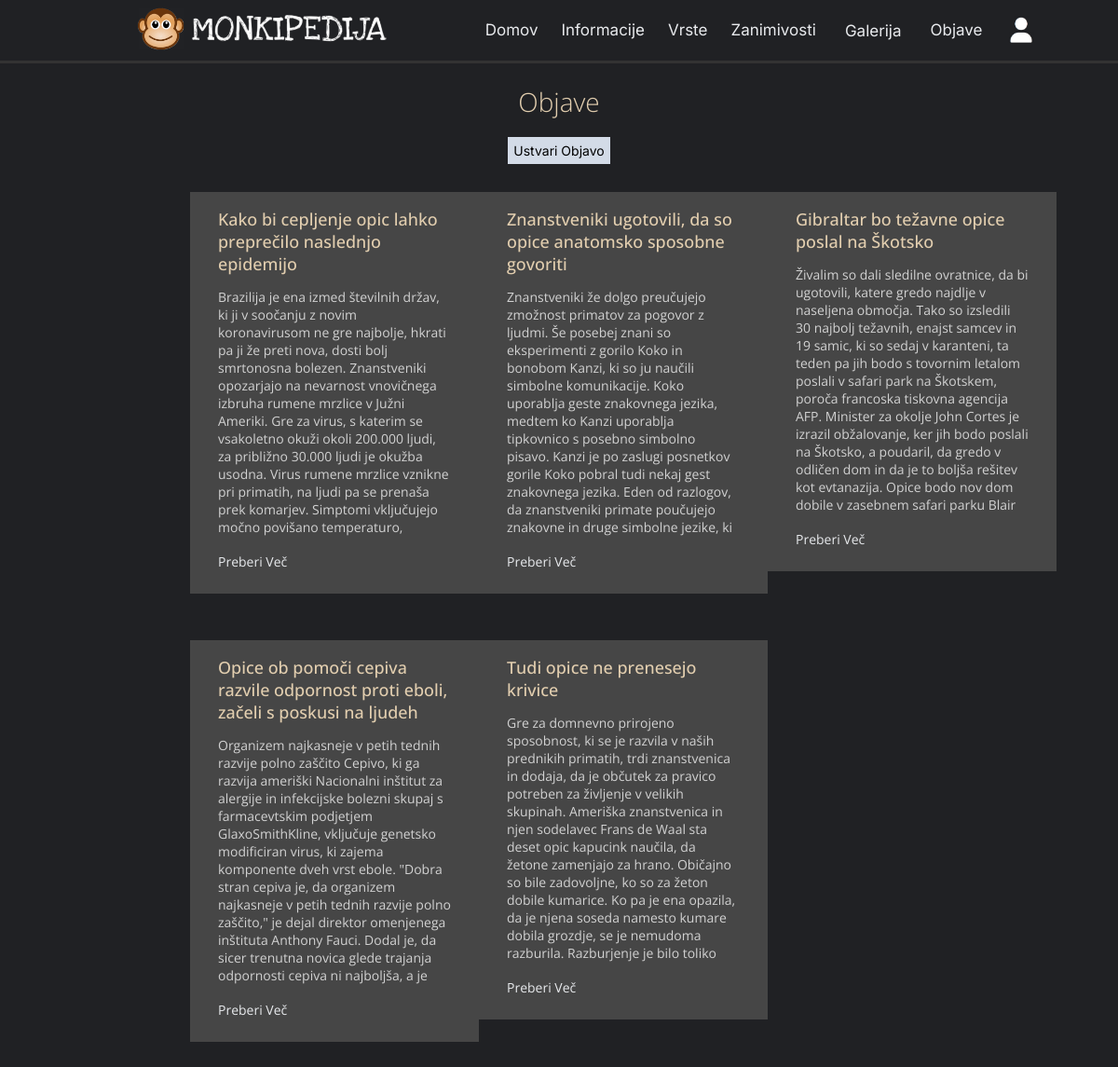
/Monkipedija/strani/objave.php (signed in), run on the app's committed database.
### tables this page shows
CREATE TABLE `objave` (
  `id` int(11) NOT NULL,
  `naslov` varchar(250) NOT NULL,
  `vsebina` longblob NOT NULL,
  `avtor` varchar(50) NOT NULL
);

### Monkipedija/php/ustvari_objavo.php (called while the page is built, shortened)
<?php
$povezava = mysqli_connect("localhost", "root", "", "podatkovna_baza");
$query1 = "select * from objave";
$sql = mysqli_query($povezava, $query1);

### Monkipedija/strani/objave.php (the view, shortened to what this page needs)
<?php
include "../php/ustvari_objavo.php"
?>
<!DOCTYPE html>
<html lang="sl">
<head>
  <?php
  include "../php/glava.php";
  ?>
</head>
<body>
  <?php
  if (isset($_SESSION['logged_in'])) {
    if ($_SESSION['logged_in'] == 1) {
      include "../php/prijavljen_navigacija.php";
    } else {
      include "../php/navigacija.php";
    }
  } else {
    include "../php/navigacija.php";
  }
  ?>
  <h1 class="title10">Objave</h1>
  <?php
  if (isset($_SESSION['logged_in'])) {
    if ($_SESSION['logged_in'] == 1) {
      echo '<form action="objavljanje.php" class="info6">
        <button class="button5"> Ustvari Objavo </button>
        </form>';
    }
  }
  ?>
  <div class="objave">
    <?php foreach ($sql as $s) { ?>
      <div class="karte">
        <div class="karte_telo">
          <h1 class="karte_naslov"><?php echo $s["naslov"]; ?></h1>
          <p class="karte_vsebina"><?php echo $s["vsebina"]; ?></p>
          <a href="vpogled.php?id=<?php echo $s["id"] ?>">Preberi Več</a>
        </div>
      </div>
    <?php } ?>
</body>
</html>

### Monkipedija/php/glava.php (shortened to what this page needs)
<link href="../styles.css" rel="stylesheet" />

### Monkipedija/php/prijavljen_navigacija.php (shortened to what this page needs)
<nav>
    <div class="navbar">
        <div>
            <a href="#">
                <img src="..\slike_mokipedija\logotip.png" alt="MONKIPEDIJA logo" class="slika2" />
            </a>
        </div>
        <div class="items">
            <a href="../strani/index.php">Domov</a>
            <a href="../strani/informacije.php">Informacije </a>
            <a href="../strani/vrste.php">Vrste</a>
            <a href="../strani/zanimivosti.php">Zanimivosti</a>
            <button onclick="toggleGalerija()" class="button0">Galerija</button>
            <a href="../strani/objave.php">Objave</a>
        </div>
        <div class="odjava">
            <img src="..\slike_mokipedija\profil.png" class="slika4" onclick="toggleProfil()">
        </div>
    </div>
</nav>

### Monkipedija/styles.css (style rules this page uses)
* { text-decoration: none; }
html, body { margin: 0; padding: 0; background-color: rgb(32, 33, 36); }
html { overflow-y: scroll; }
.navbar { top: 0; position: fixed; width: 82%; height: 65px; background: rgb(32, 33, 36); padding-left: 12%; padding-right: 6%; border-bottom: 3px solid #333; align-items: center; display: flex; justify-content: space-between; font-family: "Inter"; font-size: 17px; }
.slika2 { height: 50px; width: auto; }
.navbar .items { color: rgb(232, 234, 237); display: flex; justify-content: end; gap: 25px; flex: 1; }
.button0 { border: none; background: rgb(32, 33, 36); font-family: "Inter"; font-size: 17px; color: rgb(232, 234, 237); }
a:link { color: rgb(232, 234, 237); background-color: transparent; text-decoration: none; }
.slika4 { height: 35px; }
.odjava { display: flex; justify-content: center; flex: 0.1; margin-left: 10px; }
.objave { margin-top: 30px; margin-left: 17%; margin-right: 13%; display: grid; grid-template-columns: repeat(3, 1fr); font-size: 14px; font-family: "Open Sans", sans-serif; color: rgb(210, 210, 210); }
.title10 { font-family: "Open Sans", sans-serif; font-size: 28px; color: rgb(226, 206, 175); font-weight: 300; text-align: center; margin-top: 90px; }
.karte_telo { width: 250px; margin-bottom: 50px; background-color: rgb(70, 70, 70); padding-right: 30px; padding-left: 30px; padding-top: 5px; padding-bottom: 25px; }
.karte_vsebina { height: 270px; overflow: hidden; }
.karte_naslov { font-family: "Open Sans", sans-serif; font-size: 18px; color: rgba(226, 206, 175); font-weight: 500; }
.button5 { font-size: 14px; font-family: "Inter"; padding: 6px; border: none; background-color: rgb(211, 219, 231); }
.info6 { text-align: center; }

### data on the page
objave: naslov "Kako bi cepljenje opic lahko preprečilo naslednjo epidemijo", vsebina "Brazilija je ena izmed številnih držav, ki ji v soočanju z novim koronavirusom ne gre najbolje, hkrati pa ji že preti nova, dosti bolj smrtonosna bolezen. Znanstveniki opozarjajo na nevarnost vnovičnega izbruha rumene mrzlice v Južni Ameriki. Gre za virus, s katerim se vsakoletno okuži okoli 200.000 ljudi, za približno 30.000 ljudi je okužba usodna. Virus rumene mrzlice vznikne pri primatih, na ljudi pa se prenaša prek komarjev. Simptomi vključujejo močno povišano temperaturo,…"
objave: naslov "Znanstveniki ugotovili, da so opice anatomsko sposobne govoriti", vsebina "Znanstveniki že dolgo preučujejo zmožnost primatov za pogovor z ljudmi. Še posebej znani so eksperimenti z gorilo Koko in bonobom Kanzi, ki so ju naučili simbolne komunikacije. Koko uporablja geste znakovnega jezika, medtem ko Kanzi uporablja tipkovnico s posebno simbolno pisavo. Kanzi je po zaslugi posnetkov gorile Koko pobral tudi nekaj gest znakovnega jezika. Eden od razlogov, da znanstveniki primate poučujejo znakovne in druge simbolne jezike, ki…"
objave: naslov "Gibraltar bo težavne opice poslal na Škotsko", vsebina "Živalim so dali sledilne ovratnice, da bi ugotovili, katere gredo najdlje v naseljena območja. Tako so izsledili 30 najbolj težavnih, enajst samcev in 19 samic, ki so sedaj v karanteni, ta teden pa jih bodo s tovornim letalom poslali v safari park na Škotskem, poroča francoska tiskovna agencija AFP. Minister za okolje John Cortes je izrazil obžalovanje, ker jih bodo poslali na Škotsko, a poudaril, da gredo v odličen dom in da je to boljša rešitev kot evtanazija. Opice bodo nov dom dobile v zasebnem safari parku Blair…"
objave: naslov "Opice ob pomoči cepiva razvile odpornost proti eboli, začeli s poskusi na ljudeh", vsebina "Organizem najkasneje v petih tednih razvije polno zaščito Cepivo, ki ga razvija ameriški Nacionalni inštitut za alergije in infekcijske bolezni skupaj s farmacevtskim podjetjem GlaxoSmithKline, vključuje genetsko modificiran virus, ki zajema komponente dveh vrst ebole. \"Dobra stran cepiva je, da organizem najkasneje v petih tednih razvije polno zaščito,\" je dejal direktor omenjenega inštituta Anthony Fauci. Dodal je, da sicer trenutna novica glede trajanja odpornosti cepiva ni najboljša, a je…"
objave: naslov "Tudi opice ne prenesejo krivice", vsebina "Gre za domnevno prirojeno sposobnost, ki se je razvila v naših prednikih primatih, trdi znanstvenica in dodaja, da je občutek za pravico potreben za življenje v velikih skupinah. Ameriška znanstvenica in njen sodelavec Frans de Waal sta deset opic kapucink naučila, da žetone zamenjajo za hrano. Običajno so bile zadovoljne, ko so za žeton dobile kumarice. Ko pa je ena opazila, da je njena soseda namesto kumare dobila grozdje, se je nemudoma razburila. Razburjenje je bilo toliko…"
